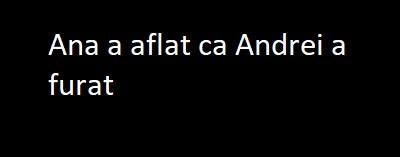
%> input picture MATLAB/Signals and Systems/SeriiFourier/Lab11/text2.png, 400 x 157 px
$ octave Sablon.m   (GNU Octave 9; MATLAB toolbox functions it lacks are replaced by stand-ins)
%> lines starting %> are read from the running program, lines starting %| are printed output that depends on the picture; in (x1, y1, x2, y2) boxes, pixels count from 0 and x2, y2 are one past the last pixel; in counts of white or black regions, pixels touching at a corner belong together; the program's own positions count from 1; pictures that were not available may be replaced by others from this repository, and a replacement may not be noted
im = imread('text2.png');
%> im is the input picture: size 157x400x3 uint8; mean R, G, B 8.8, 8.7, 8.9
bw=imread('text.png');
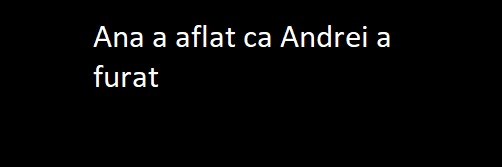
%> input picture MATLAB/Signals and Systems/SeriiFourier/Lab11/text.jpg, 502 x 167 px, given in place of text.png, which was not available
%> bw is the input picture: size 167x502x3 uint8; mean R, G, B 6.6, 6.5, 6.6
template=bw(32:45,88:98);
if(ndims(im) == 3)
    im = rgb2gray(im);
%> im: size 157x400 uint8
end
if(ndims(template) == 3)
    template = rgb2gray(template);
end
figure; imshow(im),title('Image'),figure,imshow(template),title('Template')
c = normxcorr2(template,im);
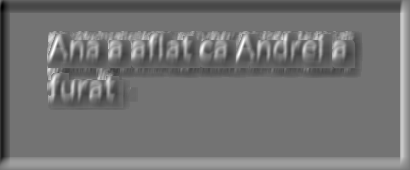
%> c: size 170x410 double; min -0.819, max 0.996, mean 0.000209; drawn with min black and max white
figure,surf(c),shading flat
%> after `shading flat`:
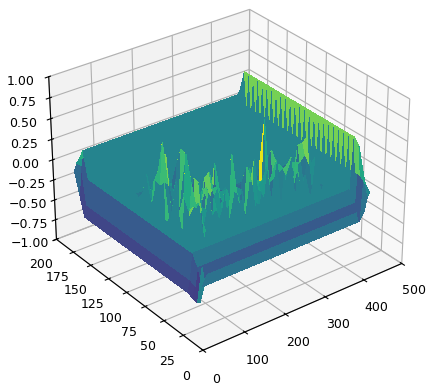
%> figure redrawn from the program's plot data
[max_c,imax] = max(c(:));
%> max_c = 0.996; imax = 41017
[ypeak,xpeak] = ind2sub(size(c),imax(1));
%> ypeak = 47; xpeak = 242
corr_offset = [(xpeak - size(template,2))
               (ypeak - size(template,1))];
%> corr_offset = [231; 33]
xoffset = corr_offset(1);
%> xoffset = 231
yoffset = corr_offset(2);
%> yoffset = 33
xbegin = round(xoffset + 1);
%> xbegin = 232
xend = round(xoffset + size(template,2));
%> xend = 242
ybegin = round(yoffset + 1);
%> ybegin = 34
yend = round(yoffset + size(template,1));
%> yend = 47
recovered_template = uint8(zeros(size(im)));
recovered_template(ybegin:yend,xbegin:xend)=template;
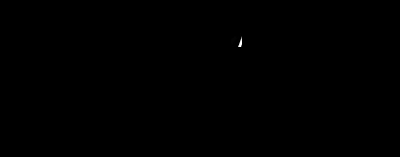
%> recovered_template: size 157x400 uint8; min 0, max 255, mean 0.1
figure, imshow(recovered_template)
[m,n] = size(im); mask = ones(m,n);
%> after `[m,n] = size(im)`: m = 157; n = 400
i = find(recovered_template == 0);
%> i = 62727 values from 1 to 62800
mask(i) = .5;
%> mask: size 157x400 double; values 0.5 (black) and 1 (white), 0.12% white; 3 white regions (1 under 20 px), largest, box (x1, y1, x2, y2) and area: (231, 36, 239, 45) 41, (238, 33, 242, 47) 29
figure,imshow(im),title('Template overlayed on orginial image')
hold on
h = imshow(recovered_template);
set(h,'AlphaData',mask);
%> figure, not shown here; its title reads 'Template overlayed on orginial image'
